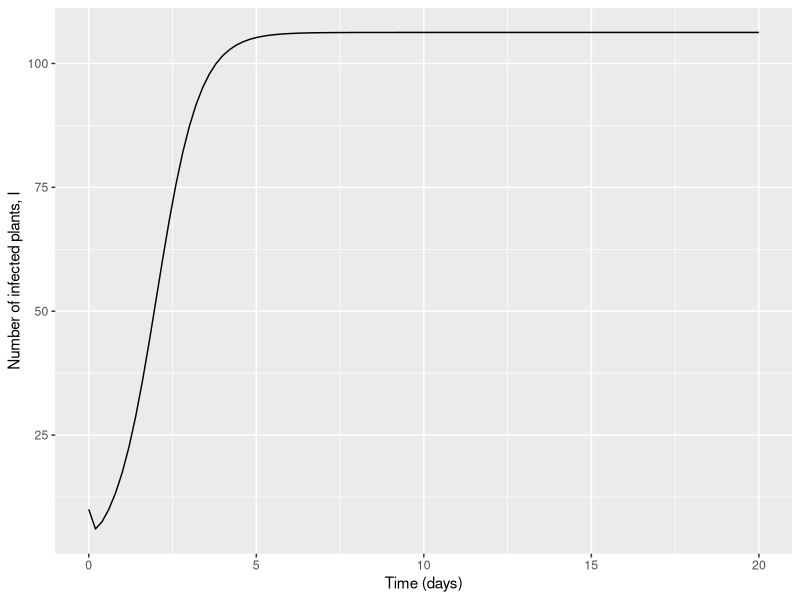
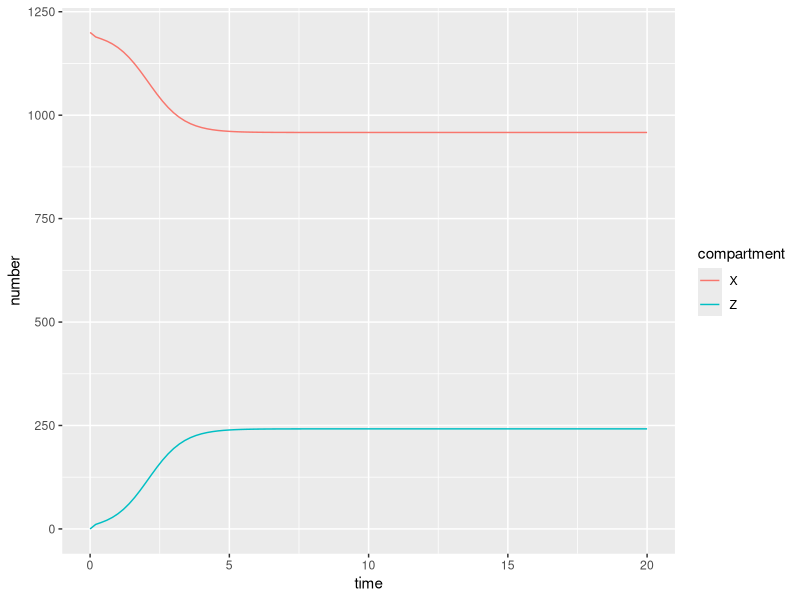

The R script that drew these images, in order:

#########################################################
##### SIMPLIFICATION OF MODEL BY MADDEN ET AL. 2000 #####
#########################################################

### Simplified version of model by Madden et al. 2000 to make it more comparable to model by Donnelly et al. 2019.
### No vector immigration or emigration, plants are represented by an SI rather than an SEIR model, vectors represented by an 
### SI rather than SEI model. Vectors cannot be born infective (as this model represents NPT viruses).

rm(list=ls())

#packages
library(deSolve)
library(reshape2)
library(ggplot2)
library(dplyr)

# TIME FRAME
times <- seq(0, 20, by = 0.2)

# INITIAL STATES
P <- 1200 # total number of vectors
N <- 400 # number of plants
I <- 10 # number of infected plants

init_states <- c(
  I = I, # number of infected plants
  #S = N - I, # number of susceptible plants
  X = P, # number healthy insects
  Z = 0 # number infective insects
)

# PARAMETERS
phi <- 4 # plants visited per day by an insect
alpha <- 0.2 # mortality rate
k1 <- 1/0.021
T <- 0.5/phi
lamda = 1/0.021

parms <- c(
  N = N, # number of host plants (equivalent to K in original Madden model)
  P = P, # total number of vectors
  phi = phi, # plants visited per day by insect
  k1 = k1, # inoculation rate by insect (set to NPT virus, equiv to 0.5hr)
  lamda = lamda, # rate of acquisition of virus by vector (set to NPT virus, equiv to 0.5hr)
  alpha = alpha, # vector population mortality rate
  T = T, # # time feeding/probing per plant visit
  c = 20/3/2, # natural plant death rate (equivalent to beta in original Madden model)
  d = 20/3/2, # plant death due to infection
  v_t = alpha * (init_states[["X"]] + init_states[["Z"]]), # birth rate of vectors per day
  tau = 1/0.25, # rate of moving through infectious state in vector (set to NPT virus, equiv to 6hr)
  b = 1 - exp(-k1 * T), # prob of plant inoculation per infective insect visit 
  a = 1 - exp(-lamda * T) # probability of vector acquisition of virus from an infected plant per visit
  
)


madden_simple_ode <- function(times, y, par) {
  
  # PLANT EQUATIONS
  
  become_infected <- par[["phi"]] * par[["b"]] * y[["Z"]] * (par[["N"]] - y[["I"]]) / par[["N"]]
  
  natural_death_I <- par[["c"]] * y[["I"]]
  #natural_death_S <- par[["c"]] * y[["S"]]
  virus_induced_death <- par[["d"]] * y[["I"]]
  
  #birth <- par[["c"]] * par[["N"]] + par[["d"]] * y[["I"]]
  
  # state equation
  dI <- become_infected - natural_death_I - virus_induced_death
  #dS <- birth - become_infected - natural_death_S
  
  # VECTOR EQUATIONS
  
  # birth and death
  birth <- par[["v_t"]]
  death_X <- par[["alpha"]] * y[["X"]]
  death_Z <- par[["alpha"]] * y[["Z"]]
  
  # virus
  acquisition <- par[["phi"]] * par[["a"]] * y[["I"]] * y[["X"]] / par[["N"]]
  stop_being_infective <- par[["tau"]] * y[["Z"]]
  
  # state equations
  dX <- birth - death_X - acquisition + stop_being_infective
  dZ <- acquisition - stop_being_infective - death_Z
  
  return(list(c(dI, dX, dZ)))
}

run <- data.frame(ode(y = init_states,
                         times = times,
                         func = madden_simple_ode,
                         parms = parms))

run_long <- reshape2::melt(run, id.vars = "time")
names(run_long) <- c("time", "compartment", "number")

# plot trajectory of infected plants and vector compartments
plant_trajec <- ggplot(data = run_long %>% filter(compartment == "I"), 
                       aes(x = time, y = number)) +
  geom_line() +
  labs(x = "Time (days)", y = "Number of infected plants, I")
plant_trajec

vector_trajec <- ggplot(data = run_long %>% filter(!(compartment == "I")),
                       aes(x = time, y = number, col = compartment)) +
  geom_line()
vector_trajec
